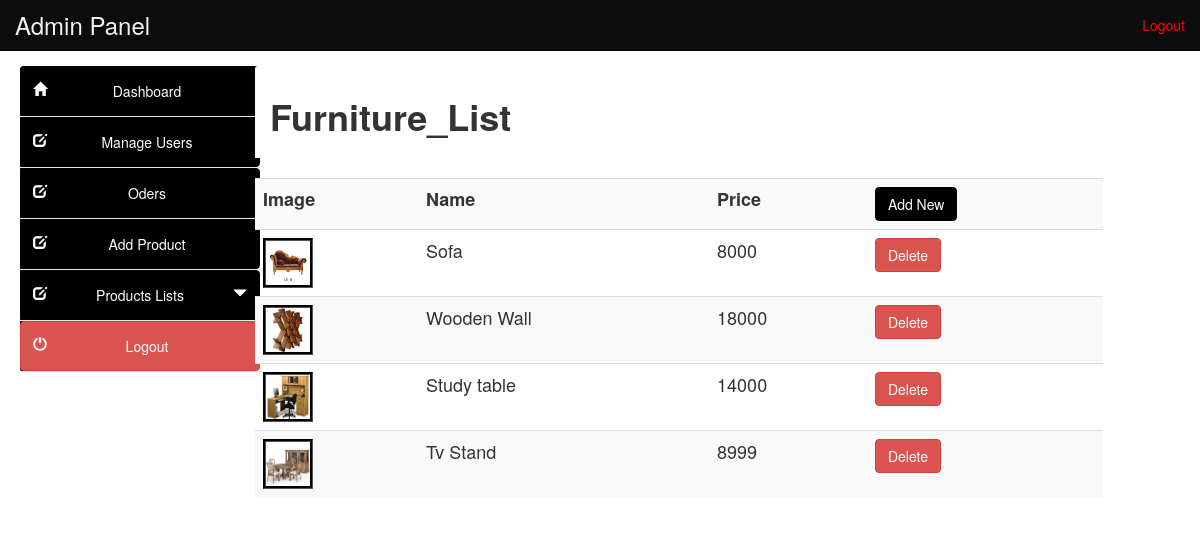
The app's page /admin/furniture_list.php with its own data.
### tables this page shows
CREATE TABLE `component` (
  `productid` int(10) NOT NULL,
  `productname` varchar(50) NOT NULL,
  `productpprice` int(20) NOT NULL,
  `productprice` int(20) NOT NULL,
  `productimg` varchar(50) NOT NULL,
  `descption` varchar(50) NOT NULL,
  `cat` varchar(100) NOT NULL
);

### admin/furniture_list.php (the view, shortened to what this page needs)
<?php
include("../db.php");
?>
<!DOCTYPE html>
<html lang="en">
<head>
<link href="style/css/bootstrap.min.css" rel="stylesheet">
<link href="style/css/k.css" rel="stylesheet">
</head>
<body>
  <?php include("include/header.php");?>
   	<div class="container-fluid main-container">
	<?php include("include/side_bar.php");?>
    <div class="col-md-9 content" style="margin-left:10px">
    <div class="panel-heading" style="background-color:white">
	<h1><b>Furniture_List</b></h1></div><br>
<div class='table-responsive'>
<div style="overflow-x:scroll;">
<table class="table  table-hover table-striped" style="font-size:18px">
<tr><th>Image</th><th>Name</th><th>Price</th><th>
	<a class=" btn btn-primary" href="add_product.php">Add New</a></th></tr>
<?php
$result=mysqli_query($conn,"SELECT productid,productimg,productname,productprice FROM component WHERE cat='F' ")or die ("query 2 incorrect.....");
while(list($product_id,$image,$product_name,$price)=mysqli_fetch_array($result))
{
echo "<tr><td><img src='.$image' style='width:50px; height:50px; border:groove #000'></td><td>$product_name</td>
<td>$price</td>
<td>
<a class=' btn btn-default btn-danger' href='furniture_list.php?productid=$product_id&action=delete'>Delete</a>
</td></tr>";
}
?>
</table>
</div></div>
</div></div>
</body>
</html>

### admin/style/css/k.css (style rules this page uses)
.main-container { background: #FFF; padding-top: 15px; margin-top: -20px; }

### records on screen
component: productimg (picture), productname "Sofa", productprice "8000"
component: productimg (picture), productname "Wooden Wall", productprice "18000"
component: productimg (picture), productname "Study table", productprice "14000"
component: productimg (picture), productname "Tv Stand", productprice "8999"
